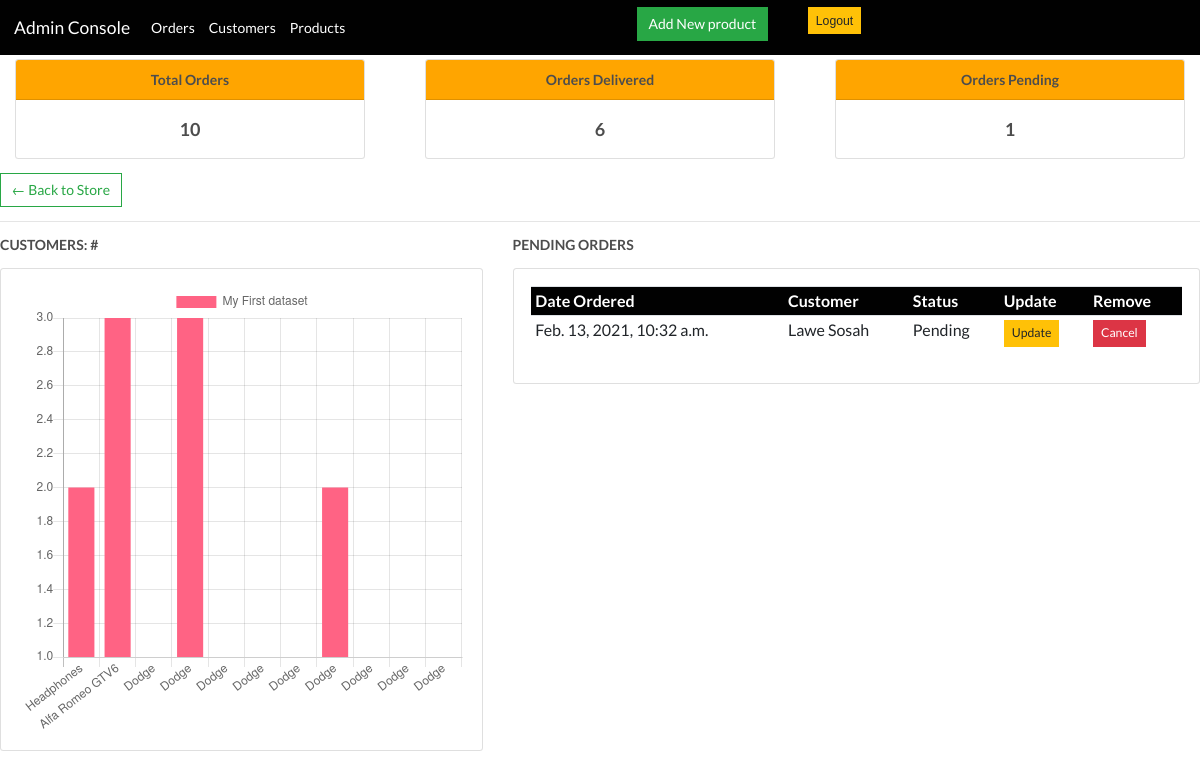
Page /admin-home/ (signed in) on the committed database.
### store/models.py (models this page shows, shortened)
class Order(models.Model):
    STATUS = (
        ('Pending', 'Pending'),
        ('Out for delivery', 'Out for delivery'),
        ('Delivered', 'Delivered'),
    )
    customer = models.ForeignKey(Customer, on_delete=models.SET_NULL, blank=True, null=True)
    date_ordered = models.DateTimeField(auto_now_add=True)
    complete = models.BooleanField(default=False, null=True, blank=False)
    transaction_id = models.CharField(max_length=200, null=True)
    status = models.CharField(max_length=200, null=True, choices=STATUS, default='Pending')

class Customer(models.Model):
    user = models.OneToOneField(User, on_delete=models.CASCADE, null=True, blank=True)
    name = models.CharField(max_length=200, null=True)
    email = models.CharField(max_length=200, null=True)
    def __str__(self):
        return self.name

### store/views.py (the view)
# urls.py: path("admin-home/", AdminHomeView.as_view(), name="admin_home"),
class AdminHomeView(AdminRequiredMixin, TemplateView):
    template_name = "adminpages/admin_home_page.html"
    def get(self, request, *args, **kwargs):
        all_orders = Order.objects.all()
        pending_orders = Order.objects.filter(status= "Pending")
        pending = Order.objects.filter(status = "Pending")
        qs = OrderItem.objects.all()
        total_orders = all_orders.count()
        delivered = all_orders.filter(complete='True').count()
        pending = all_orders.filter(status='Pending').count()
        context = {
            "all_orders": all_orders, 'total_orders': total_orders, 'delivered': delivered, "pending": pending,"pending_orders":pending_orders,'qs':qs
        }
        return render(request, "adminpages/admin_home_new.html", context)

### store/views.py (called while the page is built)
    def dispatch(self, request, *args, **kwargs):
        if request.user.is_authenticated and Admin.objects.filter(user=request.user).exists():
            pass
        else:
            return redirect("/admin-login/")
        return super().dispatch(request, *args, **kwargs)

### store/templates/adminpages/admin_home_new.html (shortened to what this page needs)
{% extends 'adminpages/admin_base.html' %}
{% block content %}
{% block info %} {% include 'adminpages/top_info.html'%}{% endblock info%}
 <a class="btn btn-outline-success" href="{% url 'store'%}">&#x2190; Back to Store</a>
<hr>
<div class='row'>
	<div class="col-md-5">
		<h5>CUSTOMERS: #</h5>
		<div class="card card-body">
			{% block chart %} {% include 'adminpages/chart.html'%} {% endblock chart%}
		</div>
	</div>
	<div class="col-md-7">
		<h5>PENDING ORDERS</h5>
		<div class="card card-body">
			<table class="table table-sm">
				<tr class = "bg-dark text-white">
					<th>Date Ordered</th>
                    <th>Customer</th>
					<th>Status</th>
					<th>Update</th>
					<th>Remove</th>
				</tr>
				{% for order in pending_orders %}
					<tr>
						<td>{{order.date_ordered}}</td>
                        <td>{{order.customer}}</td>
						<td>{{order.status}}</td>
						<td><a class="btn btn-sm btn-warning" href="{% url 'update_order' order.pk %}">Update</a></td>
						<td><a class="btn btn-sm btn-danger" href="#">Cancel</a></td>
					</tr>
				{% endfor %}
			</table>
		</div>
	</div>
</div>
{% endblock content%}

### static/css/main.css (style rules this page uses)
h1,h2,h3,h4,h5,h6 { color:hsl(0, 0%, 30%); }
.bg-dark { background-color: #010101!important; }
.btn { border-radius: 0; }

### rows in the picture
Order: date_ordered "Feb. 13, 2021, 10:32 a.m.", customer "Lawe Sosah", status "Pending"

### other values in the picture
{{ total_orders }} "10"
{{ delivered }} "6"
{{ pending }} "1"
chart data {{ item.product.name }} Headphones, Alfa Romeo GTV6, Dodge, Dodge, Dodge, Dodge, Dodge, Dodge, Dodge, Dodge, Dodge
chart data {{ item.quantity }} 2, 3, 1, 3, 1, 1, 1, 2, 1, 1, 1
